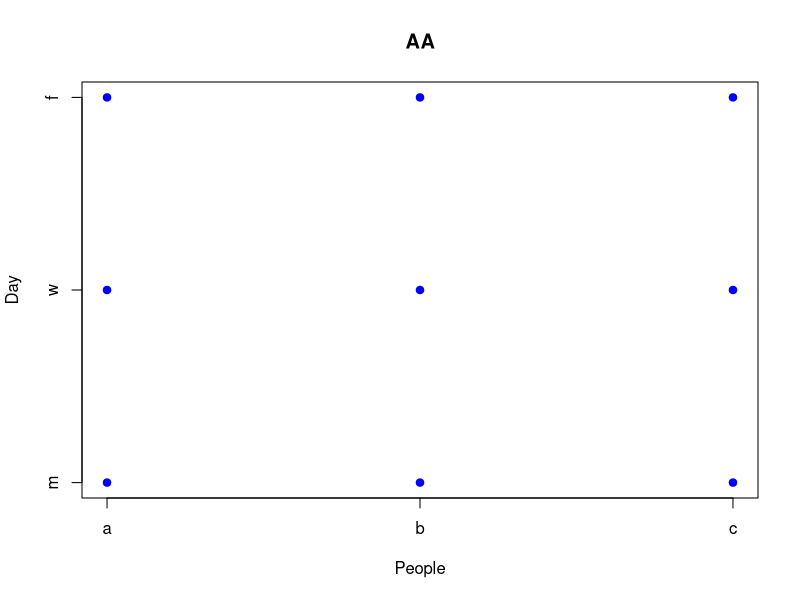
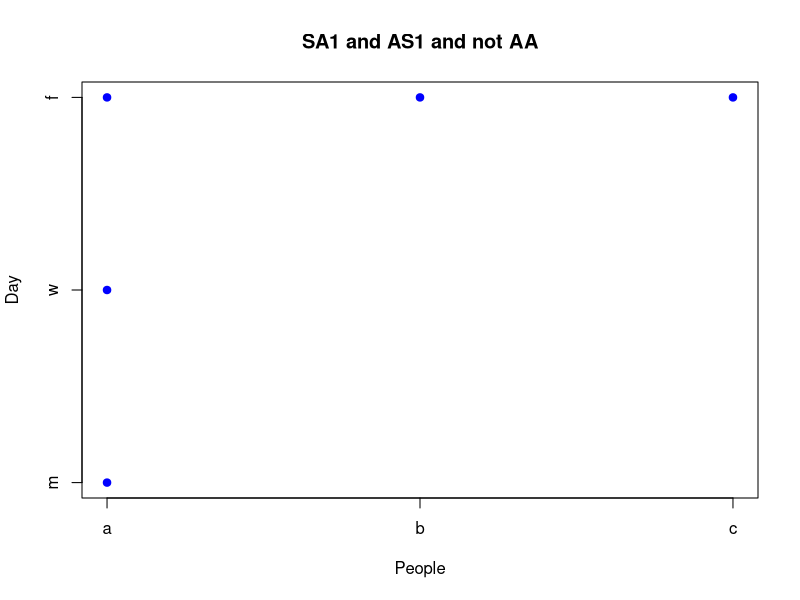
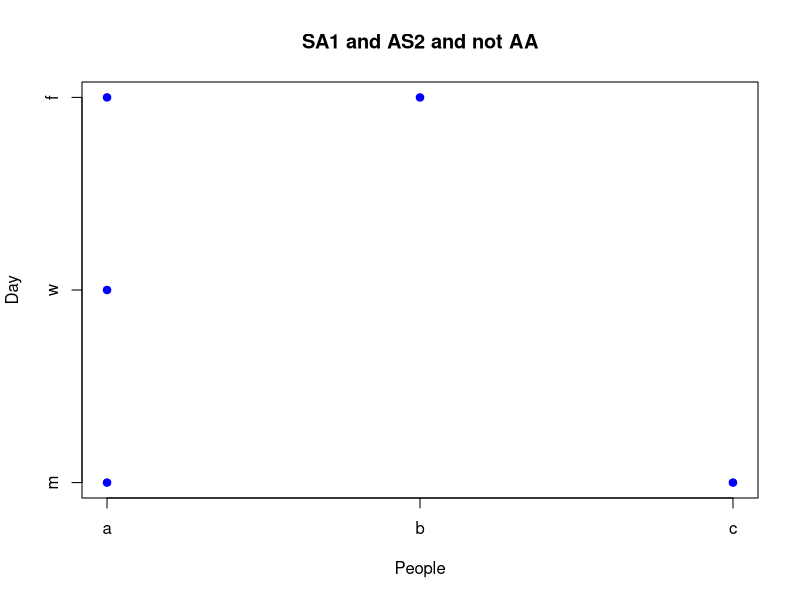
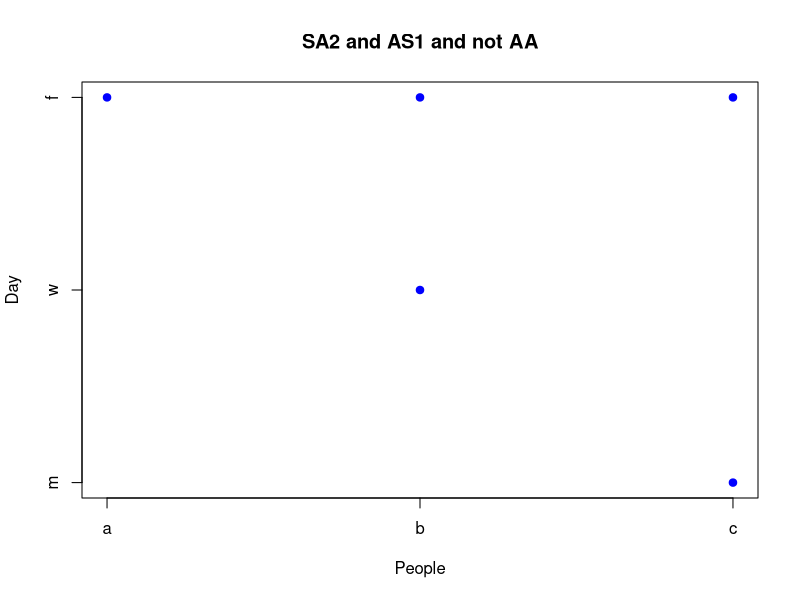
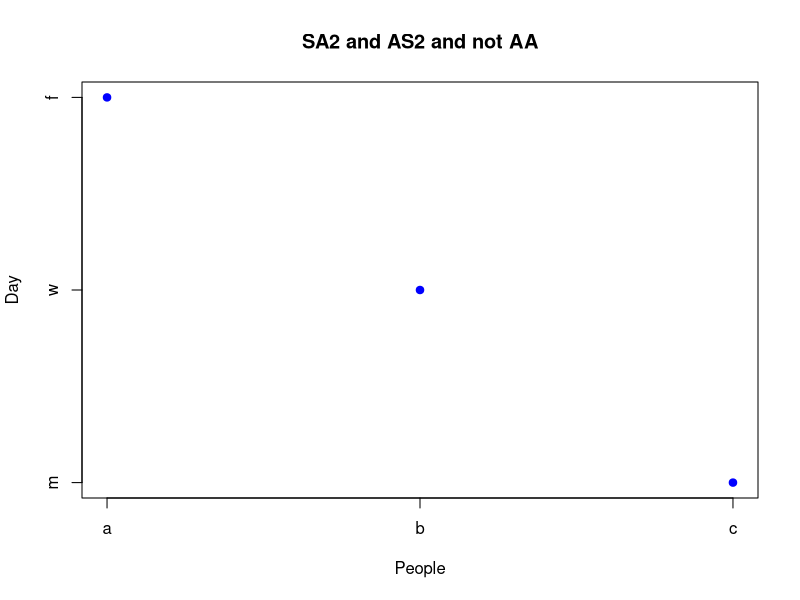

Write the R code that produced these figures, in order.
## ---- chunk 1
knitr::opts_chunk$set(echo = TRUE)
## ---- chunk 2

x = c(1,1,1,2,2,2,3,3,3)
y = c(1,2,3,1,2,3,1,2,3)

plot(x,y, pch = 19, col = 'blue',
     main = 'AA',
     xlab = 'People',
     ylab = 'Day',
     xaxt = 'n',
     yaxt = 'n')

axis(1, at=1:3, labels=letters[1:3])
axis(2, at=1:3, labels = c('m', 'w', 'f'))



## ---- chunk 3

x = c(1,1,1,2,3)
y = c(1,2,3,3,3)

plot(x,y, pch = 19, col = 'blue',
     main = 'SA1 and AS1 and not AA',
     xlab = 'People',
     ylab = 'Day',
     xaxt = 'n',
     yaxt = 'n')

axis(1, at=1:3, labels=letters[1:3])
axis(2, at=1:3, labels = c('m', 'w', 'f'))



## ---- chunk 4

x = c(1,1,1,2,3)
y = c(1,2,3,3,1)

plot(x,y, pch = 19, col = 'blue',
     main = 'SA1 and AS2 and not AA',
     xlab = 'People',
     ylab = 'Day',
     xaxt = 'n',
     yaxt = 'n')

axis(1, at=1:3, labels=letters[1:3])
axis(2, at=1:3, labels = c('m', 'w', 'f'))



## ---- chunk 5

x = c(1,2,2,3,3)
y = c(3,2,3,1,3)

plot(x,y, pch = 19, col = 'blue',
     main = 'SA2 and AS1 and not AA',
     xlab = 'People',
     ylab = 'Day',
     xaxt = 'n',
     yaxt = 'n')

axis(1, at=1:3, labels=letters[1:3])
axis(2, at=1:3, labels = c('m', 'w', 'f'))



## ---- chunk 6

x = c(1,2,3)
y = c(3,2,1)

plot(x,y, pch = 19, col = 'blue',
     main = 'SA2 and AS2 and not AA',
     xlab = 'People',
     ylab = 'Day',
     xaxt = 'n',
     yaxt = 'n')

axis(1, at=1:3, labels=letters[1:3])
axis(2, at=1:3, labels = c('m', 'w', 'f'))



